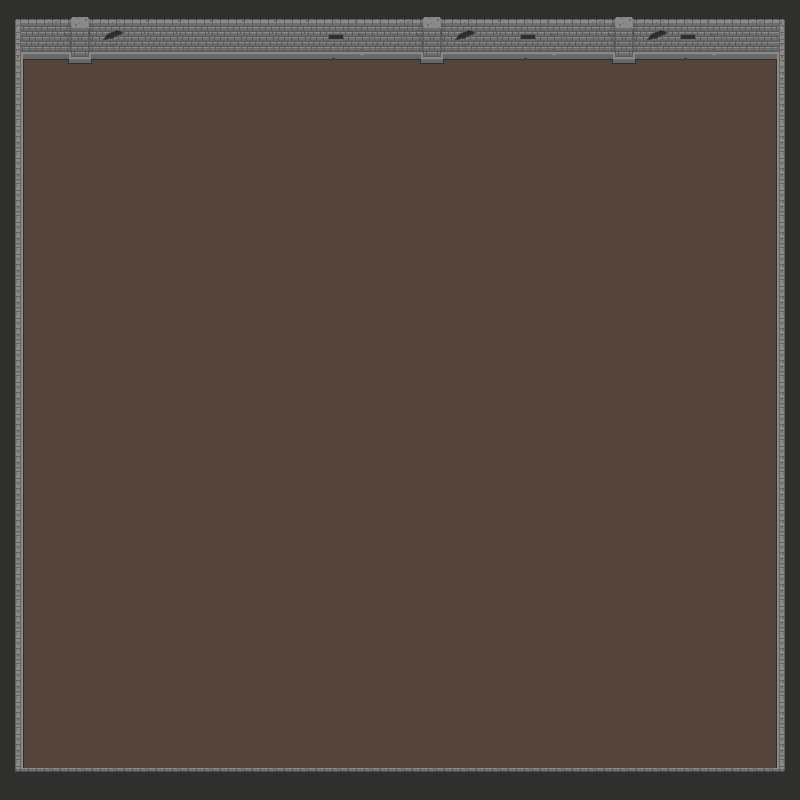

A 2D game scene composited from a Tiled map and its tileset images. What follows is a short description and the map's XML, with every tile layer's data as written:
An orthogonal 25x25 tile map with 32x32 px tiles, 2 tile layers (Capa de Patrones 1, sup) and 4 objects.

<map version="1.0" tiledversion="1.0.3" orientation="orthogonal" renderorder="right-down" width="25" height="25" tilewidth="32" tileheight="32" nextobjectid="8">
 <tileset firstgid="1" source="sprites.tsx" />
 <layer name="Capa de Patrones 1" width="25" height="25">
  <data encoding="csv">
219,219,219,219,219,219,219,219,219,219,219,219,219,219,219,219,219,219,219,219,219,219,219,219,219,
219,219,219,219,219,219,219,219,219,219,219,219,219,219,219,219,219,219,219,219,219,219,219,219,219,
219,219,219,219,219,219,219,219,219,219,219,219,219,219,219,219,219,219,219,219,219,219,219,219,219,
219,219,219,219,219,219,219,219,219,219,219,219,219,219,219,219,219,219,219,219,219,219,219,219,219,
219,219,219,219,219,219,219,219,219,219,219,219,219,219,219,219,219,219,219,219,219,219,219,219,219,
219,219,219,219,219,219,219,219,219,219,219,219,219,219,219,219,219,219,219,219,219,219,219,219,219,
219,219,219,219,219,219,219,219,219,219,219,219,219,219,219,219,219,219,219,219,219,219,219,219,219,
219,219,219,219,219,219,219,219,219,219,219,219,219,219,219,219,219,219,219,219,219,219,219,219,219,
219,219,219,219,219,219,219,219,219,219,219,219,219,219,219,219,219,219,219,219,219,219,219,219,219,
219,219,219,219,219,219,219,219,219,219,219,219,219,219,219,219,219,219,219,219,219,219,219,219,219,
219,219,219,219,219,219,219,219,219,219,219,219,219,219,219,219,219,219,219,219,219,219,219,219,219,
219,219,219,219,219,219,219,219,219,219,219,219,219,219,219,219,219,219,219,219,219,219,219,219,219,
219,219,219,219,219,219,219,219,219,219,219,219,219,219,219,219,219,219,219,219,219,219,219,219,219,
219,219,219,219,219,219,219,219,219,219,219,219,219,219,219,219,219,219,219,219,219,219,219,219,219,
219,219,219,219,219,219,219,219,219,219,219,219,219,219,219,219,219,219,219,219,219,219,219,219,219,
219,219,219,219,219,219,219,219,219,219,219,219,219,219,219,219,219,219,219,219,219,219,219,219,219,
219,219,219,219,219,219,219,219,219,219,219,219,219,219,219,219,219,219,219,219,219,219,219,219,219,
219,219,219,219,219,219,219,219,219,219,219,219,219,219,219,219,219,219,219,219,219,219,219,219,219,
219,219,219,219,219,219,219,219,219,219,219,219,219,219,219,219,219,219,219,219,219,219,219,219,219,
219,219,219,219,219,219,219,219,219,219,219,219,219,219,219,219,219,219,219,219,219,219,219,219,219,
219,219,219,219,219,219,219,219,219,219,219,219,219,219,219,219,219,219,219,219,219,219,219,219,219,
219,219,219,219,219,219,219,219,219,219,219,219,219,219,219,219,219,219,219,219,219,219,219,219,219,
219,219,219,219,219,219,219,219,219,219,219,219,219,219,219,219,219,219,219,219,219,219,219,219,219,
219,219,219,219,219,219,219,219,219,219,219,219,219,219,219,219,219,219,219,219,219,219,219,219,219,
219,219,219,219,219,219,219,219,219,219,219,219,219,219,219,219,219,219,219,219,219,219,219,219,219
</data>
 </layer>
 <layer name="sup" width="25" height="25">
  <data encoding="csv">
4,44,45,46,47,47,47,47,47,47,42,43,44,45,46,47,42,43,44,45,46,42,43,44,6,
20,60,61,62,63,63,63,63,63,63,58,59,60,61,62,63,58,59,60,61,62,58,59,60,22,
19,0,0,0,0,0,0,0,0,0,0,0,0,0,0,0,0,0,0,0,0,0,0,0,17,
19,0,0,0,0,0,0,0,0,0,0,0,0,0,0,0,0,0,0,0,0,0,0,0,17,
19,0,0,0,0,0,0,0,0,0,0,0,0,0,0,0,0,0,0,0,0,0,0,0,17,
19,0,0,0,0,0,0,0,0,0,0,0,0,0,0,0,0,0,0,0,0,0,0,0,17,
19,0,0,0,0,0,0,0,0,0,0,0,0,0,0,0,0,0,0,0,0,0,0,0,17,
19,0,0,0,0,0,0,0,0,0,0,0,0,0,0,0,0,0,0,0,0,0,0,0,17,
19,0,0,0,0,0,0,0,0,0,0,0,0,0,0,0,0,0,0,0,0,0,0,0,17,
19,0,0,0,0,0,0,0,0,0,0,0,0,0,0,0,0,0,0,0,0,0,0,0,17,
19,0,0,0,0,0,0,0,0,0,0,0,0,0,0,0,0,0,0,0,0,0,0,0,17,
19,0,0,0,0,0,0,0,0,0,0,0,0,0,0,0,0,0,0,0,0,0,0,0,17,
19,0,0,0,0,0,0,0,0,0,0,0,0,0,0,0,0,0,0,0,0,0,0,0,17,
19,0,0,0,0,0,0,0,0,0,0,0,0,0,0,0,0,0,0,0,0,0,0,0,17,
19,0,0,0,0,0,0,0,0,0,0,0,0,0,0,0,0,0,0,0,0,0,0,0,17,
19,0,0,0,0,0,0,0,0,0,0,0,0,0,0,0,0,0,0,0,0,0,0,0,17,
19,0,0,0,0,0,0,0,0,0,0,0,0,0,0,0,0,0,0,0,0,0,0,0,17,
19,0,0,0,0,0,0,0,0,0,0,0,0,0,0,0,0,0,0,0,0,0,0,0,17,
19,0,0,0,0,0,0,0,0,0,0,0,0,0,0,0,0,0,0,0,0,0,0,0,17,
19,0,0,0,0,0,0,0,0,0,0,0,0,0,0,0,0,0,0,0,0,0,0,0,17,
19,0,0,0,0,0,0,0,0,0,0,0,0,0,0,0,0,0,0,0,0,0,0,0,17,
19,0,0,0,0,0,0,0,0,0,0,0,0,0,0,0,0,0,0,0,0,0,0,0,17,
19,0,0,0,0,0,0,0,0,0,0,0,0,0,0,0,0,0,0,0,0,0,0,0,17,
19,0,0,0,0,0,0,0,0,0,0,0,0,0,0,0,0,0,0,0,0,0,0,0,17,
52,53,53,53,53,53,53,53,53,53,53,53,53,53,53,53,53,53,53,53,53,53,53,53,54
</data>
 </layer>
 <objectgroup>
  <object id="4" x="30" y="24" width="752" height="38" />
  <object id="5" x="780" y="64" width="8" height="714" />
  <object id="6" x="16" y="774" width="768" height="4" />
  <object id="7" x="16" y="18" width="16" height="756" />
 </objectgroup>
</map>
